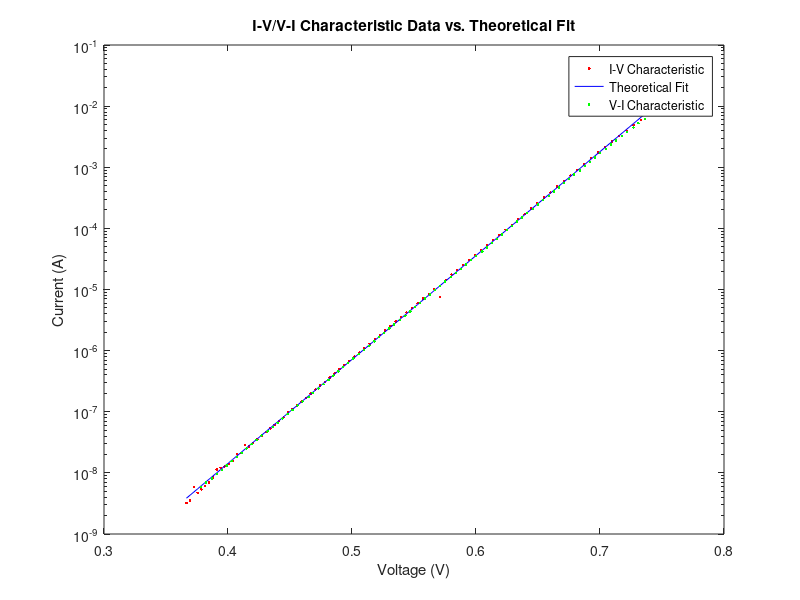
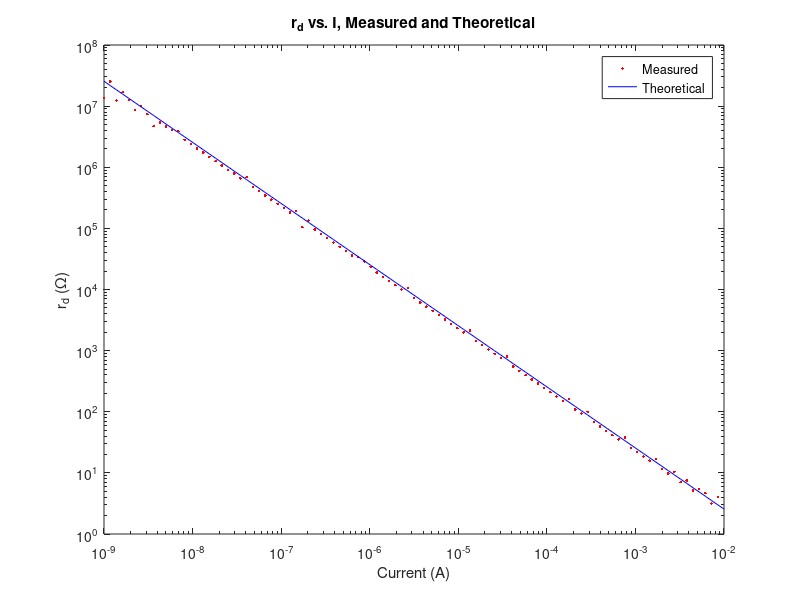

Reproduce these figures in MATLAB, in order.
clearvars
close all
load exp1.mat
Iout = Iout(1:90);
Vin = Vin(1:90);
ff = polyfit(Vin, log(Iout), 1);
uT = 1/ff(1);
Is = exp(ff(2));

figure(1)
semilogy(Vin, Iout, 'r.', ...
         Vin, Is*exp(Vin/uT), 'b', ...
         Vout(1:90), Iin(1:90), 'g.')
legend('I-V Characteristic', 'Theoretical Fit', 'V-I Characteristic')
xlabel('Voltage (V)')
ylabel('Current (A)')
title('I-V/V-I Characteristic Data vs. Theoretical Fit')

rdE = diff(Vout)./diff(Iin);
rdT = uT./Iin;
figure(2)
loglog(Iin(2:end), rdE, 'r.', Iin, rdT, 'b')
legend('Measured', 'Theoretical')
xlabel('Current (A)')
ylabel('r_d (\Omega)')
title('r_d vs. I, Measured and Theoretical')
